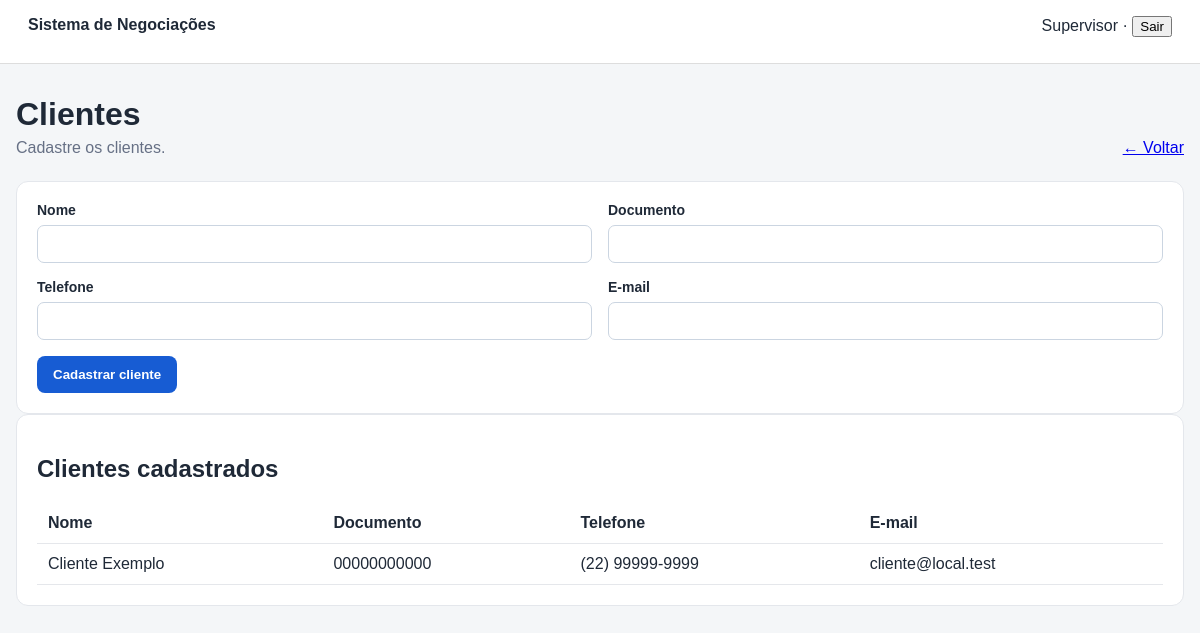
Page /clientes.php (signed in) on the committed database.
### tables this page shows
CREATE TABLE IF NOT EXISTS clientes (
    id INT UNSIGNED AUTO_INCREMENT PRIMARY KEY,

    nome VARCHAR(150) NOT NULL,

    documento VARCHAR(30) NULL UNIQUE,

    telefone VARCHAR(30) NULL,

    email VARCHAR(150) NULL,

    ativo TINYINT(1) NOT NULL DEFAULT 1,

    criado_em TIMESTAMP DEFAULT CURRENT_TIMESTAMP,

    atualizado_em TIMESTAMP DEFAULT CURRENT_TIMESTAMP
        ON UPDATE CURRENT_TIMESTAMP,

    INDEX idx_cliente_nome(nome)
);

### config/auth.php (called while the page is built, shortened)
<?php
function usuarioAtual(): ?array { return $_SESSION['usuario'] ?? null; }

### config/bootstrap.php (called while the page is built, shortened)
<?php
require_once __DIR__.'/auth.php';
function e(?string $v): string { return htmlspecialchars($v ?? '',ENT_QUOTES,'UTF-8'); }

### clientes.php (the view, shortened to what this page needs)
<?php
require_once __DIR__.'/config/bootstrap.php'; exigirLogin(); $pdo=db(); $erro=''; $ok='';
$clientes=$pdo->query("SELECT nome,documento,telefone,email FROM clientes WHERE ativo=1 ORDER BY nome")->fetchAll();
?>
<!doctype html><html lang="pt-BR"><head><meta charset="utf-8"><meta name="viewport" content="width=device-width,initial-scale=1"><title>Clientes</title><link rel="stylesheet" href="assets/style.css"></head>
<body><header class="topbar"><strong>Sistema de Negociações</strong><span>
    <?=e(usuarioAtual()['nome'])?> ·
    <form method="POST" action="logout.php" style="display:inline;">
        <button type="submit">
            Sair
        </button>
    </form>
</span></header><main class="container"><div class="head"><div><h1>Clientes</h1><p>Cadastre os clientes.</p></div><a href="index.php">← Voltar</a></div>
<form class="panel form" method="post"><input
    ><label>Nome<input name="nome" required></label><label>Documento<input name="documento"></label><label>Telefone<input name="telefone"></label><label>E-mail<input type="email" name="email"></label><div class="wide"><button class="button">Cadastrar cliente</button></div></form>
<section class="panel"><h2>Clientes cadastrados</h2><div class="table"><table><tr><th>Nome</th><th>Documento</th><th>Telefone</th><th>E-mail</th></tr><?php foreach($clientes as $c):?><tr><td><?=e($c['nome'])?></td><td><?=e($c['documento']?:'-')?></td><td><?=e($c['telefone']?:'-')?></td><td><?=e($c['email']?:'-')?></td></tr><?php endforeach;?></table></div></section></main></body></html>

### assets/style.css (style rules this page uses)
* { box-sizing:border-box }
body { margin:0;font-family:Arial,sans-serif;background:#f4f6f8;color:#1f2937 }
.topbar { min-height:64px;background:white;border-bottom:1px solid #ddd;padding:16px 28px;display:flex;justify-content:space-between;gap:20px }
.container { width:min(1180px,calc(100% - 32px));margin:32px auto }
.head { display:flex;justify-content:space-between;align-items:end;margin-bottom:24px;gap:20px }
.head h1 { margin:0 0 6px }
.head p { margin:0;color:#667085 }
.card,.panel,.login-box { background:#fff;border:1px solid #e4e7ec;border-radius:12px;padding:20px }
.button { display:inline-block;background:#175cd3;color:white;border:0;border-radius:8px;padding:11px 16px;text-decoration:none;cursor:pointer;font-weight:bold }
.form { display:grid;grid-template-columns:1fr 1fr;gap:16px }
.form label,.filter label { display:flex;flex-direction:column;gap:7px;font-weight:bold;font-size:14px }
.wide { grid-column:1/-1 }
input,select,textarea { font:inherit;padding:10px;border:1px solid #cbd5e1;border-radius:7px;background:#fff }
.table { overflow:auto }
.table table { width:100%;border-collapse:collapse }
.table th,.table td { padding:11px;border-bottom:1px solid #e5e7eb;text-align:left;white-space:nowrap }

### rows in the picture
clientes: nome "Cliente Exemplo", documento "00000000000", telefone "(22) 99999-9999", email "cliente@local.test"

### other values in the picture
usuarioAtual()['nome'] "Supervisor"
